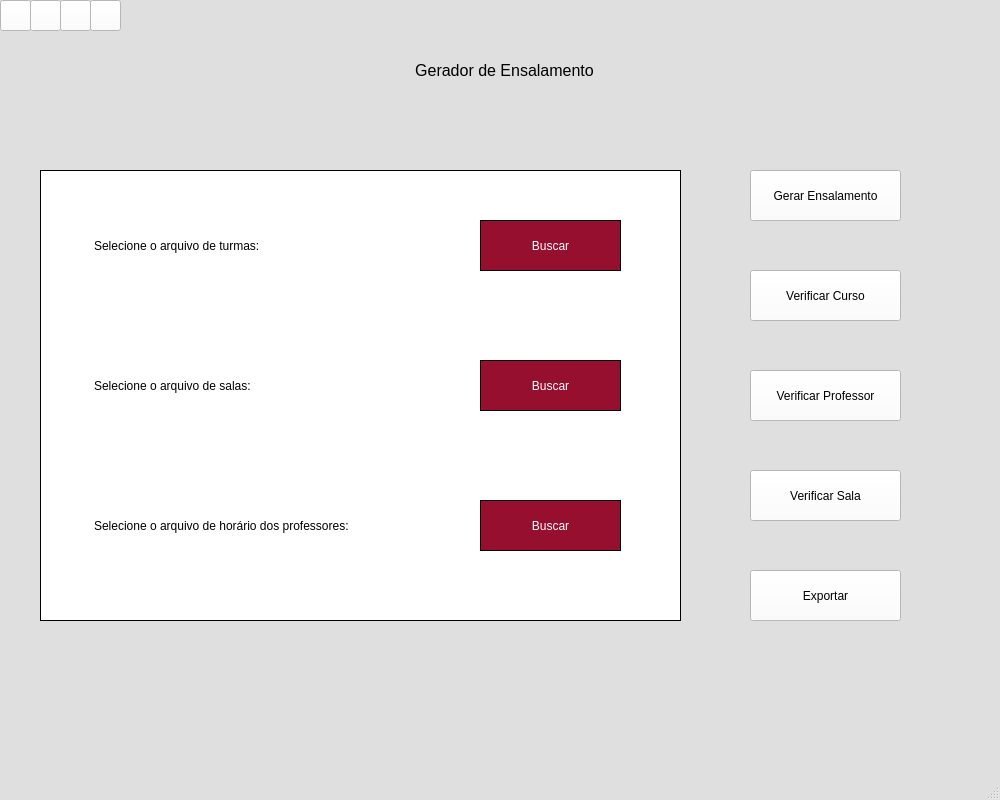
<?xml version="1.0" encoding="UTF-8"?>
<ui version="4.0">
 <class>MainWindow</class>
 <widget class="QMainWindow" name="MainWindow">
  <property name="geometry">
   <rect>
    <x>0</x>
    <y>0</y>
    <width>1000</width>
    <height>800</height>
   </rect>
  </property>
  <property name="palette">
   <palette>
    <active>
     <colorrole role="Base">
      <brush brushstyle="SolidPattern">
       <color alpha="255">
        <red>255</red>
        <green>255</green>
        <blue>255</blue>
       </color>
      </brush>
     </colorrole>
     <colorrole role="Window">
      <brush brushstyle="SolidPattern">
       <color alpha="255">
        <red>223</red>
        <green>223</green>
        <blue>223</blue>
       </color>
      </brush>
     </colorrole>
    </active>
    <inactive>
     <colorrole role="Base">
      <brush brushstyle="SolidPattern">
       <color alpha="255">
        <red>255</red>
        <green>255</green>
        <blue>255</blue>
       </color>
      </brush>
     </colorrole>
     <colorrole role="Window">
      <brush brushstyle="SolidPattern">
       <color alpha="255">
        <red>223</red>
        <green>223</green>
        <blue>223</blue>
       </color>
      </brush>
     </colorrole>
    </inactive>
    <disabled>
     <colorrole role="Base">
      <brush brushstyle="SolidPattern">
       <color alpha="255">
        <red>223</red>
        <green>223</green>
        <blue>223</blue>
       </color>
      </brush>
     </colorrole>
     <colorrole role="Window">
      <brush brushstyle="SolidPattern">
       <color alpha="255">
        <red>223</red>
        <green>223</green>
        <blue>223</blue>
       </color>
      </brush>
     </colorrole>
    </disabled>
   </palette>
  </property>
  <property name="windowTitle">
   <string>MainWindow</string>
  </property>
  <property name="styleSheet">
   <string notr="true"/>
  </property>
  <widget class="QWidget" name="centralwidget">
   <widget class="QStackedWidget" name="stackedWidget">
    <property name="geometry">
     <rect>
      <x>0</x>
      <y>10</y>
      <width>1001</width>
      <height>751</height>
     </rect>
    </property>
    <property name="currentIndex">
     <number>0</number>
    </property>
    <widget class="QWidget" name="home">
     <widget class="QFrame" name="retangulo">
      <property name="geometry">
       <rect>
        <x>40</x>
        <y>160</y>
        <width>641</width>
        <height>451</height>
       </rect>
      </property>
      <property name="font">
       <font>
        <pointsize>8</pointsize>
       </font>
      </property>
      <property name="styleSheet">
       <string notr="true">border: 1px solid black;
background-color: rgb(255, 255, 255);</string>
      </property>
      <property name="frameShape">
       <enum>QFrame::StyledPanel</enum>
      </property>
      <property name="frameShadow">
       <enum>QFrame::Raised</enum>
      </property>
      <property name="lineWidth">
       <number>1</number>
      </property>
      <property name="midLineWidth">
       <number>0</number>
      </property>
      <widget class="QLabel" name="arquivoTurmas">
       <property name="geometry">
        <rect>
         <x>50</x>
         <y>50</y>
         <width>371</width>
         <height>51</height>
        </rect>
       </property>
       <property name="styleSheet">
        <string notr="true">border-color: rgb(255, 255, 255);</string>
       </property>
       <property name="text">
        <string>Selecione o arquivo de turmas:</string>
       </property>
      </widget>
      <widget class="QLabel" name="arquivoSalas">
       <property name="geometry">
        <rect>
         <x>50</x>
         <y>190</y>
         <width>371</width>
         <height>51</height>
        </rect>
       </property>
       <property name="styleSheet">
        <string notr="true">border-color: rgb(255, 255, 255);</string>
       </property>
       <property name="text">
        <string>Selecione o arquivo de salas:</string>
       </property>
      </widget>
      <widget class="QLabel" name="arquivoProfs">
       <property name="geometry">
        <rect>
         <x>50</x>
         <y>330</y>
         <width>371</width>
         <height>51</height>
        </rect>
       </property>
       <property name="styleSheet">
        <string notr="true">border-color: rgb(255, 255, 255);</string>
       </property>
       <property name="text">
        <string>Selecione o arquivo de horário dos professores:</string>
       </property>
      </widget>
      <widget class="QPushButton" name="buscarTurma">
       <property name="geometry">
        <rect>
         <x>440</x>
         <y>50</y>
         <width>141</width>
         <height>51</height>
        </rect>
       </property>
       <property name="styleSheet">
        <string notr="true">background-color: rgb(150, 15, 47);
color: rgb(255, 255, 255);</string>
       </property>
       <property name="text">
        <string>Buscar</string>
       </property>
      </widget>
      <widget class="QPushButton" name="buscarSala">
       <property name="geometry">
        <rect>
         <x>440</x>
         <y>190</y>
         <width>141</width>
         <height>51</height>
        </rect>
       </property>
       <property name="styleSheet">
        <string notr="true">background-color: rgb(150, 15, 47);
color: rgb(255, 255, 255);</string>
       </property>
       <property name="text">
        <string>Buscar</string>
       </property>
      </widget>
      <widget class="QPushButton" name="buscarProf">
       <property name="geometry">
        <rect>
         <x>440</x>
         <y>330</y>
         <width>141</width>
         <height>51</height>
        </rect>
       </property>
       <property name="styleSheet">
        <string notr="true">background-color: rgb(150, 15, 47);
color: rgb(255, 255, 255);</string>
       </property>
       <property name="text">
        <string>Buscar</string>
       </property>
      </widget>
     </widget>
     <widget class="QPushButton" name="botaoExportar">
      <property name="geometry">
       <rect>
        <x>750</x>
        <y>560</y>
        <width>151</width>
        <height>51</height>
       </rect>
      </property>
      <property name="styleSheet">
       <string notr="true">background-color: rgb(255, 255, 255);</string>
      </property>
      <property name="text">
       <string>Exportar</string>
      </property>
     </widget>
     <widget class="QPushButton" name="botaoCurso">
      <property name="geometry">
       <rect>
        <x>750</x>
        <y>260</y>
        <width>151</width>
        <height>51</height>
       </rect>
      </property>
      <property name="styleSheet">
       <string notr="true">background-color: rgb(255, 255, 255);</string>
      </property>
      <property name="text">
       <string>Verificar Curso</string>
      </property>
     </widget>
     <widget class="QPushButton" name="botaoProf">
      <property name="geometry">
       <rect>
        <x>750</x>
        <y>360</y>
        <width>151</width>
        <height>51</height>
       </rect>
      </property>
      <property name="styleSheet">
       <string notr="true">background-color: rgb(255, 255, 255);</string>
      </property>
      <property name="text">
       <string>Verificar Professor</string>
      </property>
     </widget>
     <widget class="QPushButton" name="botaoEnsalamento">
      <property name="geometry">
       <rect>
        <x>750</x>
        <y>160</y>
        <width>151</width>
        <height>51</height>
       </rect>
      </property>
      <property name="styleSheet">
       <string notr="true">background-color: rgb(255, 255, 255);</string>
      </property>
      <property name="text">
       <string>Gerar Ensalamento</string>
      </property>
     </widget>
     <widget class="QLabel" name="tituloHome">
      <property name="geometry">
       <rect>
        <x>299</x>
        <y>20</y>
        <width>411</width>
        <height>80</height>
       </rect>
      </property>
      <property name="font">
       <font>
        <pointsize>12</pointsize>
       </font>
      </property>
      <property name="text">
       <string>Gerador de Ensalamento</string>
      </property>
      <property name="alignment">
       <set>Qt::AlignCenter</set>
      </property>
     </widget>
     <widget class="QPushButton" name="botaoSala">
      <property name="geometry">
       <rect>
        <x>750</x>
        <y>460</y>
        <width>151</width>
        <height>51</height>
       </rect>
      </property>
      <property name="styleSheet">
       <string notr="true">background-color: rgb(255, 255, 255);</string>
      </property>
      <property name="text">
       <string>Verificar Sala</string>
      </property>
     </widget>
    </widget>
    <widget class="QWidget" name="curso">
     <widget class="QComboBox" name="filtroCurso">
      <property name="geometry">
       <rect>
        <x>10</x>
        <y>60</y>
        <width>311</width>
        <height>21</height>
       </rect>
      </property>
      <property name="autoFillBackground">
       <bool>false</bool>
      </property>
      <property name="styleSheet">
       <string notr="true">background-color: rgb(255, 255, 255);</string>
      </property>
     </widget>
     <widget class="QComboBox" name="filtroPeriodo">
      <property name="geometry">
       <rect>
        <x>330</x>
        <y>60</y>
        <width>221</width>
        <height>21</height>
       </rect>
      </property>
      <property name="styleSheet">
       <string notr="true">background-color: rgb(255, 255, 255);</string>
      </property>
     </widget>
     <widget class="QComboBox" name="filtroTurma">
      <property name="geometry">
       <rect>
        <x>570</x>
        <y>60</y>
        <width>311</width>
        <height>21</height>
       </rect>
      </property>
      <property name="styleSheet">
       <string notr="true">background-color: rgb(255, 255, 255);</string>
      </property>
     </widget>
     <widget class="QLabel" name="labelCurso">
      <property name="geometry">
       <rect>
        <x>10</x>
        <y>40</y>
        <width>161</width>
        <height>20</height>
       </rect>
      </property>
      <property name="text">
       <string>Curso</string>
      </property>
     </widget>
     <widget class="QLabel" name="labelPeriodo">
      <property name="geometry">
       <rect>
        <x>330</x>
        <y>40</y>
        <width>161</width>
        <height>20</height>
       </rect>
      </property>
      <property name="text">
       <string>Período</string>
      </property>
     </widget>
     <widget class="QLabel" name="labelTurma">
      <property name="geometry">
       <rect>
        <x>570</x>
        <y>40</y>
        <width>161</width>
        <height>20</height>
       </rect>
      </property>
      <property name="text">
       <string>Turma</string>
      </property>
     </widget>
     <widget class="QTableWidget" name="tabelaGrade">
      <property name="geometry">
       <rect>
        <x>10</x>
        <y>110</y>
        <width>981</width>
        <height>551</height>
       </rect>
      </property>
      <property name="sizePolicy">
       <sizepolicy hsizetype="Expanding" vsizetype="Expanding">
        <horstretch>0</horstretch>
        <verstretch>0</verstretch>
       </sizepolicy>
      </property>
      <property name="sizeIncrement">
       <size>
        <width>0</width>
        <height>0</height>
       </size>
      </property>
      <property name="sizeAdjustPolicy">
       <enum>QAbstractScrollArea::AdjustIgnored</enum>
      </property>
      <property name="alternatingRowColors">
       <bool>false</bool>
      </property>
      <attribute name="verticalHeaderDefaultSectionSize">
       <number>30</number>
      </attribute>
      <attribute name="verticalHeaderStretchLastSection">
       <bool>false</bool>
      </attribute>
      <column>
       <property name="text">
        <string>Horário</string>
       </property>
      </column>
      <column>
       <property name="text">
        <string>Segunda-feira</string>
       </property>
      </column>
      <column>
       <property name="text">
        <string>Terça-feira</string>
       </property>
      </column>
      <column>
       <property name="text">
        <string>Quarta-feira</string>
       </property>
      </column>
      <column>
       <property name="text">
        <string>Quinta-feira</string>
       </property>
      </column>
      <column>
       <property name="text">
        <string>Sexta-feira</string>
       </property>
      </column>
      <column>
       <property name="text">
        <string>Sábado</string>
       </property>
      </column>
     </widget>
     <widget class="QPushButton" name="botaoExportarGrade">
      <property name="geometry">
       <rect>
        <x>420</x>
        <y>680</y>
        <width>151</width>
        <height>51</height>
       </rect>
      </property>
      <property name="styleSheet">
       <string notr="true">background-color: rgb(255, 255, 255);</string>
      </property>
      <property name="text">
       <string>Exportar Grade</string>
      </property>
     </widget>
     <widget class="QLabel" name="tituloAbaCurso">
      <property name="geometry">
       <rect>
        <x>300</x>
        <y>10</y>
        <width>411</width>
        <height>31</height>
       </rect>
      </property>
      <property name="font">
       <font>
        <pointsize>12</pointsize>
       </font>
      </property>
      <property name="text">
       <string>Visão por Curso</string>
      </property>
      <property name="alignment">
       <set>Qt::AlignCenter</set>
      </property>
     </widget>
     <widget class="QPushButton" name="aplicarFiltrosCurso">
      <property name="geometry">
       <rect>
        <x>890</x>
        <y>60</y>
        <width>101</width>
        <height>21</height>
       </rect>
      </property>
      <property name="styleSheet">
       <string notr="true">background-color: rgb(255, 255, 255);</string>
      </property>
      <property name="text">
       <string>Aplicar Filtros</string>
      </property>
     </widget>
    </widget>
    <widget class="QWidget" name="professor">
     <widget class="QTableWidget" name="tabelaGradeProfessor">
      <property name="geometry">
       <rect>
        <x>10</x>
        <y>110</y>
        <width>981</width>
        <height>551</height>
       </rect>
      </property>
      <property name="sizeAdjustPolicy">
       <enum>QAbstractScrollArea::AdjustIgnored</enum>
      </property>
      <property name="alternatingRowColors">
       <bool>false</bool>
      </property>
      <attribute name="verticalHeaderDefaultSectionSize">
       <number>30</number>
      </attribute>
      <attribute name="verticalHeaderStretchLastSection">
       <bool>false</bool>
      </attribute>
      <column>
       <property name="text">
        <string>Horário</string>
       </property>
      </column>
      <column>
       <property name="text">
        <string>Segunda-feira</string>
       </property>
      </column>
      <column>
       <property name="text">
        <string>Terça-feira</string>
       </property>
      </column>
      <column>
       <property name="text">
        <string>Quarta-feira</string>
       </property>
      </column>
      <column>
       <property name="text">
        <string>Quinta-feira</string>
       </property>
      </column>
      <column>
       <property name="text">
        <string>Sexta-feira</string>
       </property>
      </column>
      <column>
       <property name="text">
        <string>Sábado</string>
       </property>
      </column>
     </widget>
     <widget class="QLabel" name="labelProfessor">
      <property name="geometry">
       <rect>
        <x>10</x>
        <y>40</y>
        <width>161</width>
        <height>20</height>
       </rect>
      </property>
      <property name="text">
       <string>Professor</string>
      </property>
     </widget>
     <widget class="QPushButton" name="botaoExportarGradeProf">
      <property name="geometry">
       <rect>
        <x>420</x>
        <y>680</y>
        <width>151</width>
        <height>51</height>
       </rect>
      </property>
      <property name="styleSheet">
       <string notr="true">background-color: rgb(255, 255, 255);</string>
      </property>
      <property name="text">
       <string>Exportar Grade</string>
      </property>
     </widget>
     <widget class="QLabel" name="labelTurmaProf">
      <property name="geometry">
       <rect>
        <x>660</x>
        <y>40</y>
        <width>161</width>
        <height>20</height>
       </rect>
      </property>
      <property name="text">
       <string>Turma</string>
      </property>
     </widget>
     <widget class="QComboBox" name="filtroTurmaProf">
      <property name="geometry">
       <rect>
        <x>660</x>
        <y>60</y>
        <width>221</width>
        <height>21</height>
       </rect>
      </property>
      <property name="styleSheet">
       <string notr="true">background-color: rgb(255, 255, 255);</string>
      </property>
     </widget>
     <widget class="QLabel" name="labelPeriodoProf">
      <property name="geometry">
       <rect>
        <x>510</x>
        <y>40</y>
        <width>161</width>
        <height>20</height>
       </rect>
      </property>
      <property name="text">
       <string>Período</string>
      </property>
     </widget>
     <widget class="QComboBox" name="filtroPeriodoProf">
      <property name="geometry">
       <rect>
        <x>510</x>
        <y>60</y>
        <width>141</width>
        <height>21</height>
       </rect>
      </property>
      <property name="styleSheet">
       <string notr="true">background-color: rgb(255, 255, 255);</string>
      </property>
     </widget>
     <widget class="QComboBox" name="filtroCursoProf">
      <property name="geometry">
       <rect>
        <x>280</x>
        <y>60</y>
        <width>221</width>
        <height>21</height>
       </rect>
      </property>
      <property name="autoFillBackground">
       <bool>false</bool>
      </property>
      <property name="styleSheet">
       <string notr="true">background-color: rgb(255, 255, 255);</string>
      </property>
     </widget>
     <widget class="QLabel" name="labelCursoProf">
      <property name="geometry">
       <rect>
        <x>280</x>
        <y>40</y>
        <width>161</width>
        <height>20</height>
       </rect>
      </property>
      <property name="text">
       <string>Curso</string>
      </property>
     </widget>
     <widget class="QComboBox" name="filtroProfessor">
      <property name="geometry">
       <rect>
        <x>10</x>
        <y>60</y>
        <width>261</width>
        <height>21</height>
       </rect>
      </property>
      <property name="autoFillBackground">
       <bool>false</bool>
      </property>
      <property name="styleSheet">
       <string notr="true">background-color: rgb(255, 255, 255);</string>
      </property>
     </widget>
     <widget class="QLabel" name="tituloAbaProf">
      <property name="geometry">
       <rect>
        <x>300</x>
        <y>10</y>
        <width>411</width>
        <height>31</height>
       </rect>
      </property>
      <property name="font">
       <font>
        <pointsize>12</pointsize>
       </font>
      </property>
      <property name="text">
       <string>Visão por Professor</string>
      </property>
      <property name="alignment">
       <set>Qt::AlignCenter</set>
      </property>
     </widget>
     <widget class="QPushButton" name="aplicarFiltrosProf">
      <property name="geometry">
       <rect>
        <x>890</x>
        <y>60</y>
        <width>101</width>
        <height>21</height>
       </rect>
      </property>
      <property name="styleSheet">
       <string notr="true">background-color: rgb(255, 255, 255);</string>
      </property>
      <property name="text">
       <string>Aplicar Filtros</string>
      </property>
     </widget>
    </widget>
    <widget class="QWidget" name="salas">
     <widget class="QComboBox" name="filtroTurmaSala">
      <property name="geometry">
       <rect>
        <x>660</x>
        <y>60</y>
        <width>221</width>
        <height>21</height>
       </rect>
      </property>
      <property name="styleSheet">
       <string notr="true">background-color: rgb(255, 255, 255);</string>
      </property>
     </widget>
     <widget class="QComboBox" name="filtroSala">
      <property name="geometry">
       <rect>
        <x>10</x>
        <y>60</y>
        <width>231</width>
        <height>21</height>
       </rect>
      </property>
      <property name="autoFillBackground">
       <bool>false</bool>
      </property>
      <property name="styleSheet">
       <string notr="true">background-color: rgb(255, 255, 255);</string>
      </property>
     </widget>
     <widget class="QComboBox" name="filtroPeriodoSala">
      <property name="geometry">
       <rect>
        <x>480</x>
        <y>60</y>
        <width>171</width>
        <height>21</height>
       </rect>
      </property>
      <property name="styleSheet">
       <string notr="true">background-color: rgb(255, 255, 255);</string>
      </property>
     </widget>
     <widget class="QLabel" name="labelCursoSala">
      <property name="geometry">
       <rect>
        <x>250</x>
        <y>40</y>
        <width>161</width>
        <height>20</height>
       </rect>
      </property>
      <property name="text">
       <string>Curso</string>
      </property>
     </widget>
     <widget class="QPushButton" name="botaoExportarGradeSala">
      <property name="geometry">
       <rect>
        <x>420</x>
        <y>680</y>
        <width>151</width>
        <height>51</height>
       </rect>
      </property>
      <property name="styleSheet">
       <string notr="true">background-color: rgb(255, 255, 255);</string>
      </property>
      <property name="text">
       <string>Exportar Grade</string>
      </property>
     </widget>
     <widget class="QLabel" name="labelPeriodoSala">
      <property name="geometry">
       <rect>
        <x>480</x>
        <y>40</y>
        <width>161</width>
        <height>20</height>
       </rect>
      </property>
      <property name="text">
       <string>Período</string>
      </property>
     </widget>
     <widget class="QLabel" name="labelSala">
      <property name="geometry">
       <rect>
        <x>10</x>
        <y>40</y>
        <width>161</width>
        <height>20</height>
       </rect>
      </property>
      <property name="text">
       <string>Sala</string>
      </property>
     </widget>
     <widget class="QTableWidget" name="tabelaGradeSala">
      <property name="geometry">
       <rect>
        <x>10</x>
        <y>110</y>
        <width>981</width>
        <height>551</height>
       </rect>
      </property>
      <property name="sizeAdjustPolicy">
       <enum>QAbstractScrollArea::AdjustIgnored</enum>
      </property>
      <property name="alternatingRowColors">
       <bool>false</bool>
      </property>
      <attribute name="verticalHeaderDefaultSectionSize">
       <number>30</number>
      </attribute>
      <attribute name="verticalHeaderStretchLastSection">
       <bool>false</bool>
      </attribute>
      <column>
       <property name="text">
        <string>Horário</string>
       </property>
      </column>
      <column>
       <property name="text">
        <string>Segunda-feira</string>
       </property>
      </column>
      <column>
       <property name="text">
        <string>Terça-feira</string>
       </property>
      </column>
      <column>
       <property name="text">
        <string>Quarta-feira</string>
       </property>
      </column>
      <column>
       <property name="text">
        <string>Quinta-feira</string>
       </property>
      </column>
      <column>
       <property name="text">
        <string>Sexta-feira</string>
       </property>
      </column>
      <column>
       <property name="text">
        <string>Sábado</string>
       </property>
      </column>
     </widget>
     <widget class="QComboBox" name="filtroCursoSala">
      <property name="geometry">
       <rect>
        <x>250</x>
        <y>60</y>
        <width>221</width>
        <height>21</height>
       </rect>
      </property>
      <property name="autoFillBackground">
       <bool>false</bool>
      </property>
      <property name="styleSheet">
       <string notr="true">background-color: rgb(255, 255, 255);</string>
      </property>
     </widget>
     <widget class="QLabel" name="labelTurmaSala">
      <property name="geometry">
       <rect>
        <x>660</x>
        <y>40</y>
        <width>161</width>
        <height>20</height>
       </rect>
      </property>
      <property name="text">
       <string>Turma</string>
      </property>
     </widget>
     <widget class="QLabel" name="tituloAbaSala">
      <property name="geometry">
       <rect>
        <x>290</x>
        <y>10</y>
        <width>411</width>
        <height>31</height>
       </rect>
      </property>
      <property name="font">
       <font>
        <pointsize>12</pointsize>
       </font>
      </property>
      <property name="text">
       <string>Visão por Sala</string>
      </property>
      <property name="alignment">
       <set>Qt::AlignCenter</set>
      </property>
     </widget>
     <widget class="QPushButton" name="aplicarFiltrosSala">
      <property name="geometry">
       <rect>
        <x>890</x>
        <y>60</y>
        <width>101</width>
        <height>21</height>
       </rect>
      </property>
      <property name="styleSheet">
       <string notr="true">background-color: rgb(255, 255, 255);</string>
      </property>
      <property name="text">
       <string>Aplicar Filtros</string>
      </property>
     </widget>
    </widget>
   </widget>
   <widget class="QPushButton" name="menuHome">
    <property name="geometry">
     <rect>
      <x>0</x>
      <y>0</y>
      <width>31</width>
      <height>31</height>
     </rect>
    </property>
    <property name="autoFillBackground">
     <bool>false</bool>
    </property>
    <property name="styleSheet">
     <string notr="true">background-color: white;</string>
    </property>
    <property name="icon">
     <iconset>
      <normaloff>../../../Downloads/casa.png</normaloff>../../../Downloads/casa.png</iconset>
    </property>
   </widget>
   <widget class="QPushButton" name="menuProf">
    <property name="geometry">
     <rect>
      <x>60</x>
      <y>0</y>
      <width>31</width>
      <height>31</height>
     </rect>
    </property>
    <property name="styleSheet">
     <string notr="true">background-color: white;</string>
    </property>
    <property name="icon">
     <iconset>
      <normaloff>../../../Downloads/homem.png</normaloff>../../../Downloads/homem.png</iconset>
    </property>
   </widget>
   <widget class="QPushButton" name="menuSala">
    <property name="geometry">
     <rect>
      <x>90</x>
      <y>0</y>
      <width>31</width>
      <height>31</height>
     </rect>
    </property>
    <property name="styleSheet">
     <string notr="true">background-color: white;</string>
    </property>
    <property name="icon">
     <iconset>
      <normaloff>../../../Downloads/cadeira-de-escritorio.png</normaloff>../../../Downloads/cadeira-de-escritorio.png</iconset>
    </property>
   </widget>
   <widget class="QPushButton" name="menuCurso">
    <property name="geometry">
     <rect>
      <x>30</x>
      <y>0</y>
      <width>31</width>
      <height>31</height>
     </rect>
    </property>
    <property name="styleSheet">
     <string notr="true">background-color: white;</string>
    </property>
    <property name="icon">
     <iconset>
      <normaloff>../../../Downloads/livro.png</normaloff>../../../Downloads/livro.png</iconset>
    </property>
   </widget>
  </widget>
  <widget class="QMenuBar" name="menubar">
   <property name="geometry">
    <rect>
     <x>0</x>
     <y>0</y>
     <width>1000</width>
     <height>21</height>
    </rect>
   </property>
  </widget>
  <widget class="QStatusBar" name="statusbar"/>
 </widget>
 <resources/>
 <connections/>
</ui>
